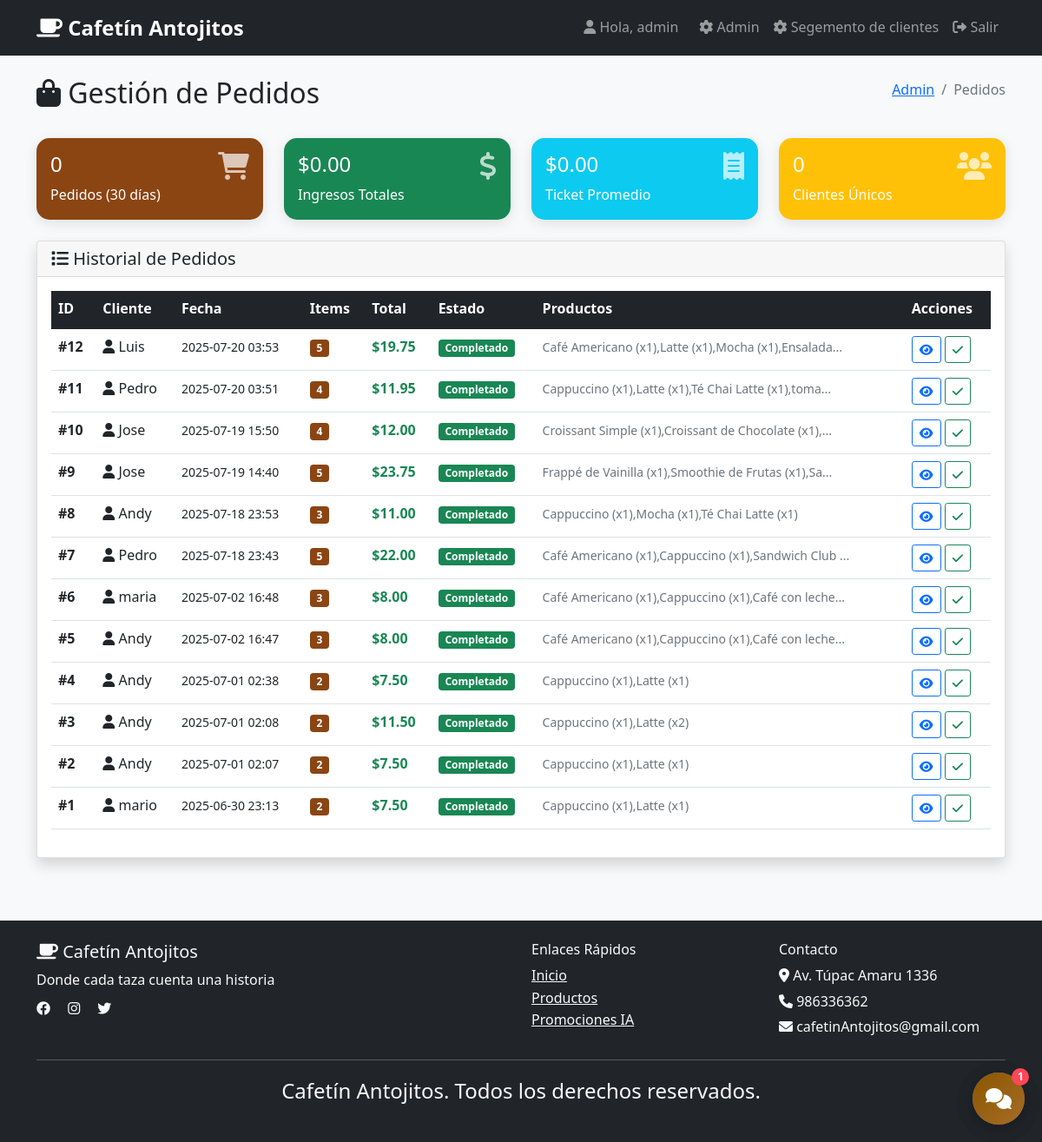
/admin/pedidos (signed in), run on the app's committed database.
### tables this page shows
CREATE TABLE pedidos (
            id INTEGER PRIMARY KEY AUTOINCREMENT,
            user_id INTEGER,
            total REAL NOT NULL,
            estado TEXT DEFAULT 'completado',
            created_at TIMESTAMP DEFAULT CURRENT_TIMESTAMP,
            FOREIGN KEY (user_id) REFERENCES usuarios (id)
        );

### app.py (the view)
@app.route('/admin/pedidos')
def admin_pedidos():
    if 'user_id' not in session or session.get('role') != 'admin':
        flash('Acceso denegado', 'error')
        return redirect(url_for('index'))
    conn = get_db_connection()
    pedidos = conn.execute('''
        SELECT
            p.*,
            u.username,
            COUNT(pd.id) as total_items,
            GROUP_CONCAT(pr.nombre || ' (x' || pd.cantidad || ')') as productos
        FROM pedidos p
        JOIN usuarios u ON p.user_id = u.id
        LEFT JOIN pedido_detalles pd ON p.id = pd.pedido_id
        LEFT JOIN productos pr ON pd.producto_id = pr.id
        GROUP BY p.id
        ORDER BY p.created_at DESC
    ''').fetchall()
    stats_pedidos = conn.execute('''
        SELECT
            COUNT(*) as total_pedidos,
            SUM(total) as ingresos_totales,
            AVG(total) as ticket_promedio,
            COUNT(DISTINCT user_id) as clientes_unicos
        FROM pedidos
        WHERE created_at >= date('now', '-30 days')
    ''').fetchone()
    conn.close()
    return render_template('admin_pedidos.html',
                         pedidos=pedidos,
                         stats_pedidos=stats_pedidos)

### app.py (called while the page is built)
def get_db_connection():
    conn = sqlite3.connect(DATABASE)
    conn.row_factory = sqlite3.Row
    return conn

### templates/admin_pedidos.html (shortened to what this page needs)
{% extends "base.html" %}
{% block content %}
<div class="container py-4">
    <div class="d-flex justify-content-between align-items-center mb-4">
        <h2><i class="fas fa-shopping-bag"></i> Gestión de Pedidos</h2>
        <nav aria-label="breadcrumb">
            <ol class="breadcrumb">
                <li class="breadcrumb-item"><a href="{{ url_for('admin') }}">Admin</a></li>
                <li class="breadcrumb-item active">Pedidos</li>
            </ol>
        </nav>
    </div>
    <div class="row mb-4">
        <div class="col-md-3">
            <div class="card stats-card bg-primary text-white">
                <div class="card-body">
                    <div class="d-flex justify-content-between">
                        <div>
                            <h4>{{ stats_pedidos.total_pedidos or 0 }}</h4>
                            <p class="mb-0">Pedidos (30 días)</p>
                        </div>
                        <div class="stats-icon">
                            <i class="fas fa-shopping-cart fa-2x"></i>
                        </div>
                    </div>
                </div>
            </div>
        </div>
        <div class="col-md-3">
            <div class="card stats-card bg-success text-white">
                <div class="card-body">
                    <div class="d-flex justify-content-between">
                        <div>
                            <h4>${{ "%.2f"|format(stats_pedidos.ingresos_totales or 0) }}</h4>
                            <p class="mb-0">Ingresos Totales</p>
                        </div>
                        <div class="stats-icon">
                            <i class="fas fa-dollar-sign fa-2x"></i>
                        </div>
                    </div>
                </div>
            </div>
        </div>
        <div class="col-md-3">
            <div class="card stats-card bg-info text-white">
                <div class="card-body">
                    <div class="d-flex justify-content-between">
                        <div>
                            <h4>${{ "%.2f"|format(stats_pedidos.ticket_promedio or 0) }}</h4>
                            <p class="mb-0">Ticket Promedio</p>
                        </div>
                        <div class="stats-icon">
                            <i class="fas fa-receipt fa-2x"></i>
                        </div>
                    </div>
                </div>
            </div>
        </div>
        <div class="col-md-3">
            <div class="card stats-card bg-warning text-white">
                <div class="card-body">
                    <div class="d-flex justify-content-between">
                        <div>
                            <h4>{{ stats_pedidos.clientes_unicos or 0 }}</h4>
                            <p class="mb-0">Clientes Únicos</p>
                        </div>
                        <div class="stats-icon">
                            <i class="fas fa-users fa-2x"></i>
                        </div>
                    </div>
                </div>
            </div>
        </div>
    </div>
    <div class="card shadow">
        <div class="card-header">
            <h5 class="mb-0"><i class="fas fa-list"></i> Historial de Pedidos</h5>
        </div>
        <div class="card-body">
            {% if pedidos %}
            <div class="table-responsive">
                <table class="table table-hover">
                    <thead class="table-dark">
                        <tr>
                            <th>ID</th>
                            <th>Cliente</th>
                            <th>Fecha</th>
                            <th>Items</th>
                            <th>Total</th>
                            <th>Estado</th>
                            <th>Productos</th>
                            <th>Acciones</th>
                        </tr>
                    </thead>
                    <tbody>
                        {% for pedido in pedidos %}
                        <tr>
                            <td><strong>#{{ pedido.id }}</strong></td>
                            <td>
                                <i class="fas fa-user"></i> {{ pedido.username }}
                            </td>
                            <td>
                                <small>{{ pedido.created_at[:16] }}</small>
                            </td>
                            <td>
                                <span class="badge bg-primary">{{ pedido.total_items or 0 }}</span>
                            </td>
                            <td>
                                <strong class="text-success">${{ "%.2f"|format(pedido.total) }}</strong>
                            </td>
                            <td>
                                <span class="badge {% if pedido.estado == 'completado' %}bg-success{% elif pedido.estado == 'pendiente' %}bg-warning{% else %}bg-secondary{% endif %}">
                                    {{ pedido.estado.title() }}
                                </span>
                            </td>
                            <td>
                                <small class="text-muted">
                                    {{ pedido.productos[:50] }}{% if pedido.productos and pedido.productos|length > 50 %}...{% endif %}
                                </small>
                            </td>
                            <td>
                                <button class="btn btn-sm btn-outline-primary" onclick="verDetalles({{pedido.id}})">
                                    <i class="fas fa-eye"></i>
                                </button>
                                <button class="btn btn-sm btn-outline-success" onclick="cambiarEstado({{pedido.id}}, 'completado')">
                                    <i class="fas fa-check"></i>
                                </button>
                            </td>
                        </tr>
                        {% endfor %}
                    </tbody>
                </table>
            </div>
            {% else %}
            <div class="text-center py-4">
                <i class="fas fa-shopping-bag fa-3x text-muted mb-3"></i>
                <h5>No hay pedidos registrados</h5>
                <p class="text-muted">Los pedidos aparecerán aquí cuando los clientes realicen compras.</p>
            </div>
            {% endif %}
        </div>
    </div>
</div>
{% endblock %}

### static/style.css (style rules this page uses)
:root { --primary-color: #8b4513; --secondary-color: #d2691e; --accent-color: #f4a460; --dark-color: #2c1810; --light-color: #f5f5dc; --success-color: #28a745; --danger-color: #dc3545; --warning-color: #ffc107; --info-color: #17a2b8; }
* { box-sizing: border-box; }
body { font-family: "Segoe UI", Tahoma, Geneva, Verdana, sans-serif; background-color: #f8f9fa; line-height: 1.6; }
.card { transition: all 0.3s ease; }
.bg-primary { background-color: var(--primary-color) !important; }

### templates/admin_pedidos.html (style rules this page uses)
.stats-card { border: none; border-radius: 15px; box-shadow: 0 4px 15px rgba(0, 0, 0, 0.1); transition: transform 0.3s ease; }
.stats-icon { opacity: 0.7; }
.table th { border-top: none; font-weight: 600; }
.breadcrumb { background: none; padding: 0; }

### data on the page
pedidos: id "12", username "Luis", created_at "2025-07-20 03:53", total_items "5", total "19.75", estado "Completado", productos "Café Americano (x1),Latte (x1),Mocha (x1),Ensalada"
pedidos: id "11", username "Pedro", created_at "2025-07-20 03:51", total_items "4", total "11.95", estado "Completado", productos "Cappuccino (x1),Latte (x1),Té Chai Latte (x1),toma"
pedidos: id "10", username "Jose", created_at "2025-07-19 15:50", total_items "4", total "12.00", estado "Completado", productos "Croissant Simple (x1),Croissant de Chocolate (x1),"
pedidos: id "9", username "Jose", created_at "2025-07-19 14:40", total_items "5", total "23.75", estado "Completado", productos "Frappé de Vainilla (x1),Smoothie de Frutas (x1),Sa"
pedidos: id "8", username "Andy", created_at "2025-07-18 23:53", total_items "3", total "11.00", estado "Completado", productos "Cappuccino (x1),Mocha (x1),Té Chai Latte (x1)"
pedidos: id "7", username "Pedro", created_at "2025-07-18 23:43", total_items "5", total "22.00", estado "Completado", productos "Café Americano (x1),Cappuccino (x1),Sandwich Club"
pedidos: id "6", username "maria", created_at "2025-07-02 16:48", total_items "3", total "8.00", estado "Completado", productos "Café Americano (x1),Cappuccino (x1),Café con leche"
pedidos: id "5", username "Andy", created_at "2025-07-02 16:47", total_items "3", total "8.00", estado "Completado", productos "Café Americano (x1),Cappuccino (x1),Café con leche"
pedidos: id "4", username "Andy", created_at "2025-07-01 02:38", total_items "2", total "7.50", estado "Completado", productos "Cappuccino (x1),Latte (x1)"
pedidos: id "3", username "Andy", created_at "2025-07-01 02:08", total_items "2", total "11.50", estado "Completado", productos "Cappuccino (x1),Latte (x2)"
pedidos: id "2", username "Andy", created_at "2025-07-01 02:07", total "7.50", estado "Completado", productos "Cappuccino (x1),Latte (x1)"
pedidos: id "1", username "mario", created_at "2025-06-30 23:13", total_items "2", total "7.50", estado "Completado", productos "Cappuccino (x1),Latte (x1)"

### other printed values
{{ session.username }} "admin"
{{ stats_pedidos.total_pedidos or 0 }} "0"
{{ "%.2f"|format(stats_pedidos.ingresos_totales or 0) }} "0.00"
{{ "%.2f"|format(stats_pedidos.ticket_promedio or 0) }} "0.00"
{{ stats_pedidos.clientes_unicos or 0 }} "0"
